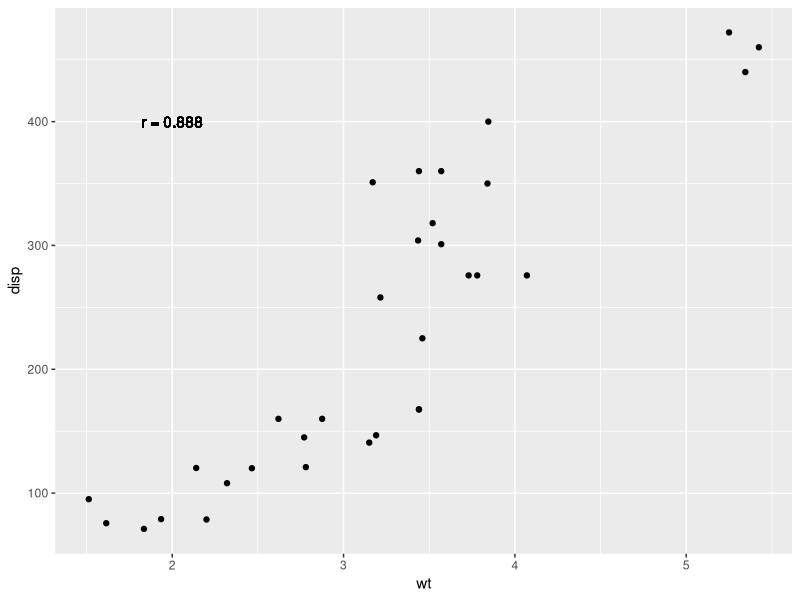
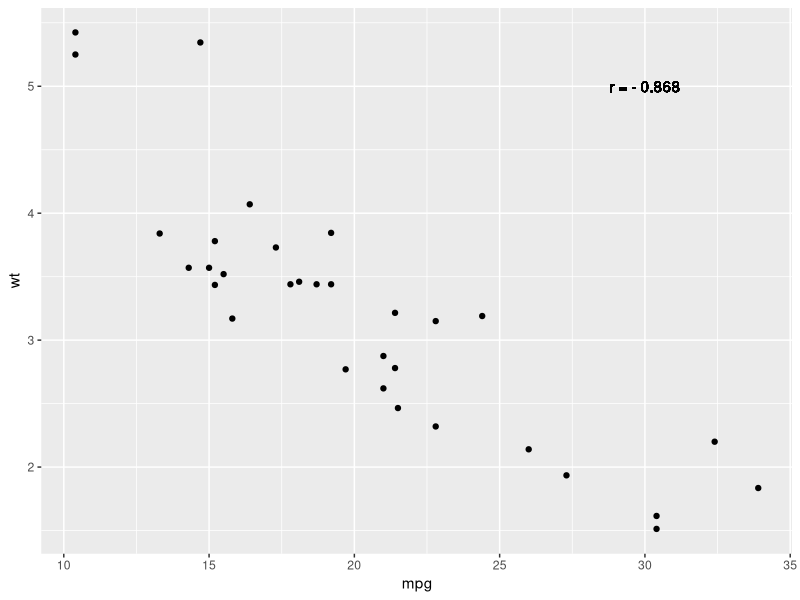
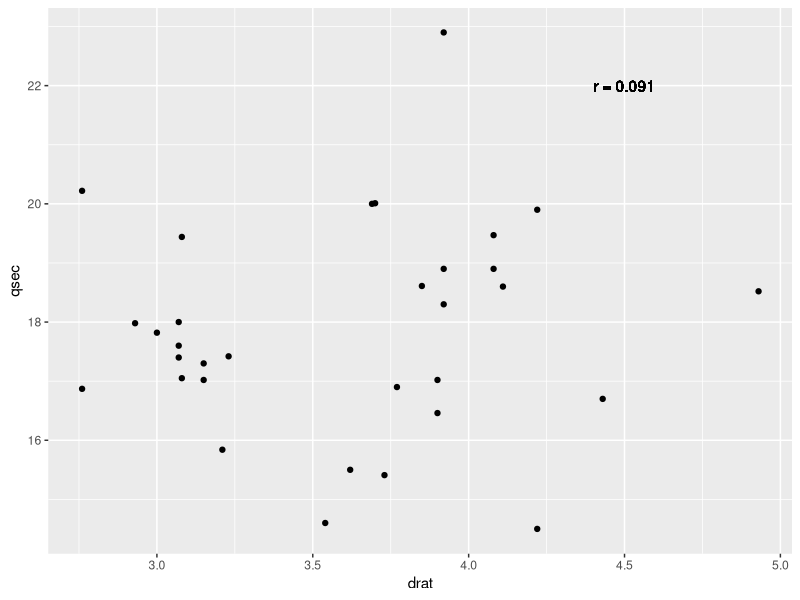
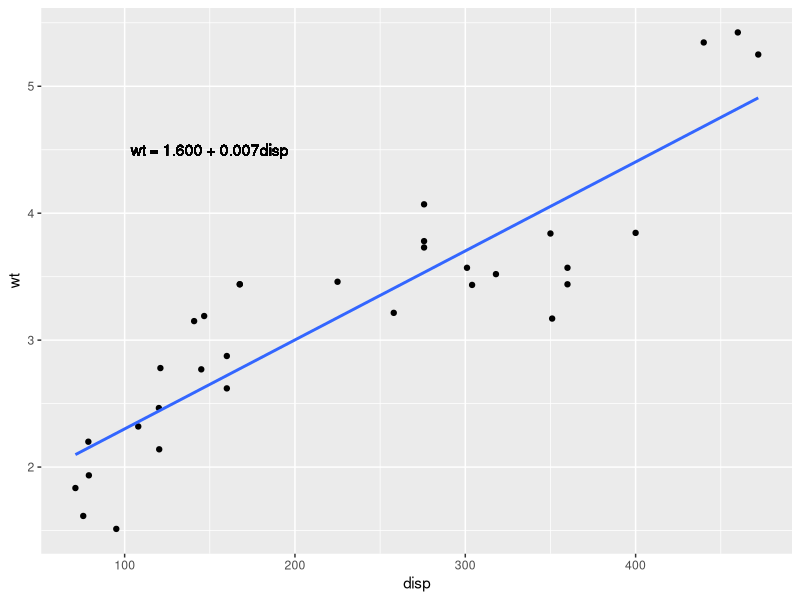

Here is the R script that generated these plots, in order:
## ---- chunk 1
# We can calculate the correlation coefficient between x and y with the following code.
# cor(x, y)
## ---- chunk 2
library(tidyverse)
library(patchwork)
data("mtcars")
names(mtcars)
## ---- chunk 3
attach(mtcars)
# positive correlation
qplot(wt, disp, data = mtcars) +
  geom_text(aes(x=2, y=400, label="r = 0.888"))
cor(wt, disp)
# negative correlation
qplot(mpg, wt, data = mtcars)  +
  geom_text(aes(x=30, y=5, label="r = - 0.868"))
cor(mpg, wt)
# no correlation
qplot(drat, qsec, data = mtcars)  +
  geom_text(aes(x=4.5, y=22, label="r = 0.091"))
cor(drat, qsec)
## ---- chunk 4
# res <- lm(y ~ x, data)
# summary(res)
## ---- chunk 5
data("mtcars")
res <- lm(wt ~ disp, mtcars)
summary(res)
## ---- chunk 6
ggplot(mtcars, aes(x=disp, y=wt)) +  # define x and y
  geom_point()+                      # scatter  plot
  geom_smooth(method=lm, se=FALSE) + # add a regression line
  geom_text(aes(x = 150, y = 4.5, label = "wt = 1.600 + 0.007disp")) #add a label

